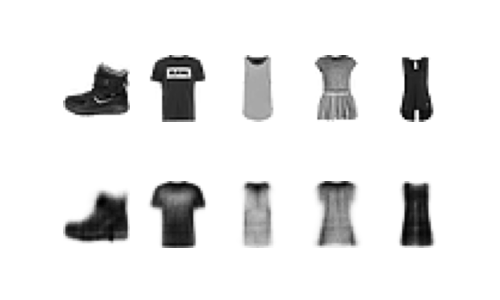

Reproduce this figure in Python.
"""Test mnist dataset on stacked autoencoder"""
import os
import numpy as np 
import sys
import keras
import tensorflow as tf
import matplotlib.pyplot as plt
from matplotlib.image import imread 

CURR_DIR = os.path.join(os.path.dirname(os.path.realpath(__file__))) 
MAX_BYTE = 255.0
VALIDATION_SIZE = 5000
N_PIXELS = 28 * 28

def plot_image(image):
    """Plots image and remove axis
    
    
    Args:
        image: _
    """
    plt.imshow(image, cmap="binary")
    plt.axis("off") 

def view_reconstruction(model, n_images):
    """Plots model's reconstructed images 
    
    
    Args:
        model: Keras model containing autoencoder
        n_images: Number of original and reconstruction sets to show
    """
    global x_valid
    reconstructed_images = model.predict(x_valid[:n_images])
    fig = plt.figure(figsize=(n_images, 3)) # width height inches 
    for i in range(n_images):
        plt.subplot(2, n_images, i + 1)
        plot_image(x_valid[i])
        plt.subplot(2, n_images, n_images + i + 1)
        plot_image(reconstructed_images[i])

fashion_mnist = keras.datasets.fashion_mnist
(x_train, y_train), (x_test, y_test) = fashion_mnist.load_data()
x_valid , x_train = x_train[:VALIDATION_SIZE]/MAX_BYTE, x_train[VALIDATION_SIZE:]/MAX_BYTE
y_valid, y_train = y_train[:VALIDATION_SIZE], y_train[VALIDATION_SIZE:]
x_test = x_test / MAX_BYTE
model = keras.models.load_model(os.path.join(CURR_DIR, "stacked_ae.keras") )
view_reconstruction(model, 5)
plt.savefig(  os.path.join(CURR_DIR, __file__ [:-3] + '.png')   )
